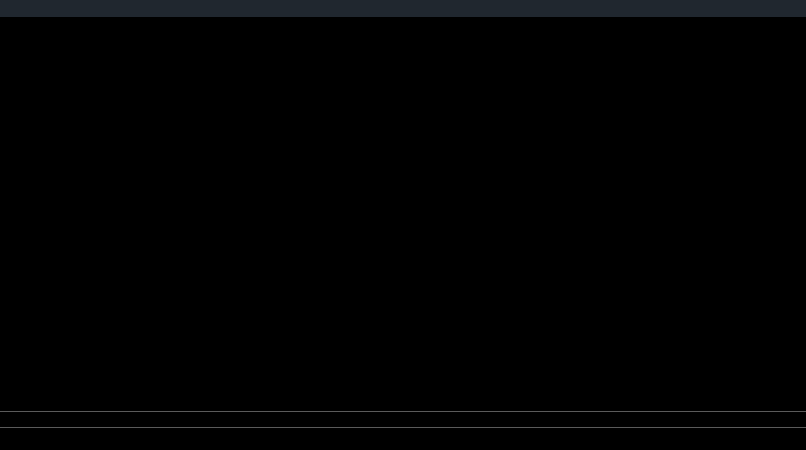
<?xml version="1.0" encoding="UTF-8"?>
<ui version="4.0">
 <class>MainWindow</class>
 <widget class="QMainWindow" name="MainWindow">
  <property name="geometry">
   <rect>
    <x>0</x>
    <y>0</y>
    <width>806</width>
    <height>450</height>
   </rect>
  </property>
  <property name="sizePolicy">
   <sizepolicy hsizetype="Preferred" vsizetype="Fixed">
    <horstretch>0</horstretch>
    <verstretch>0</verstretch>
   </sizepolicy>
  </property>
  <property name="windowTitle">
   <string>RadioIt</string>
  </property>
  <property name="windowIcon">
   <iconset resource="radioit.qrc">
    <normaloff>:/general/iconos/player/ico.png</normaloff>:/general/iconos/player/ico.png</iconset>
  </property>
  <property name="styleSheet">
   <string notr="true">background-color: rgb(0, 0, 0);
</string>
  </property>
  <property name="iconSize">
   <size>
    <width>50</width>
    <height>30</height>
   </size>
  </property>
  <property name="dockNestingEnabled">
   <bool>false</bool>
  </property>
  <widget class="QWidget" name="centralWidget"/>
  <widget class="QStatusBar" name="statusBar"/>
  <widget class="QToolBar" name="toolBar">
   <property name="windowTitle">
    <string>toolBar</string>
   </property>
   <property name="styleSheet">
    <string notr="true">background-color: rgb(32, 39, 47);
border-color: rgb(255, 85, 0);</string>
   </property>
   <property name="movable">
    <bool>false</bool>
   </property>
   <property name="allowedAreas">
    <set>Qt::TopToolBarArea</set>
   </property>
   <property name="floatable">
    <bool>false</bool>
   </property>
   <attribute name="toolBarArea">
    <enum>TopToolBarArea</enum>
   </attribute>
   <attribute name="toolBarBreak">
    <bool>false</bool>
   </attribute>
  </widget>
  <widget class="QToolBar" name="toolBarCunas">
   <property name="windowTitle">
    <string>toolBar_2</string>
   </property>
   <property name="movable">
    <bool>false</bool>
   </property>
   <property name="allowedAreas">
    <set>Qt::BottomToolBarArea</set>
   </property>
   <attribute name="toolBarArea">
    <enum>BottomToolBarArea</enum>
   </attribute>
   <attribute name="toolBarBreak">
    <bool>false</bool>
   </attribute>
  </widget>
 </widget>
 <layoutdefault spacing="6" margin="11"/>
 <resources>
  <include location="radioit.qrc"/>
 </resources>
 <connections/>
 <slots>
  <slot>slotBarra()</slot>
 </slots>
</ui>
